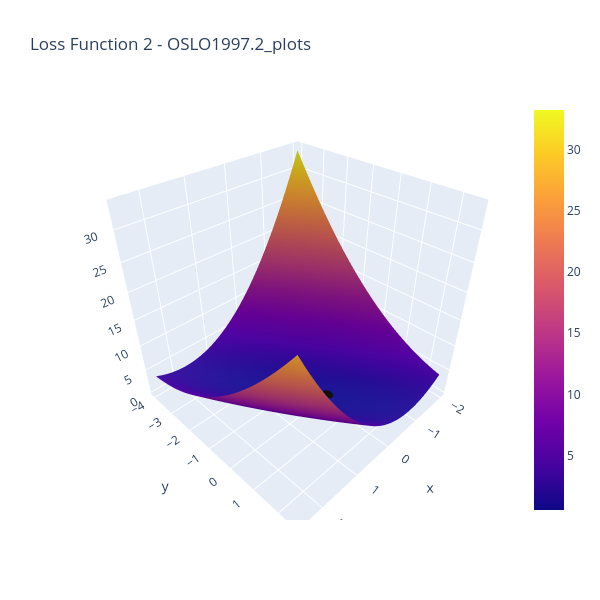

The cell this chart's notebook holds for it:
### Code cell
#Let's look at the new loss path on the function. It should start much closer to the goal

line_marker = dict(color='#101010', width=2)
fig = go.Figure()
fig.add_surface(x=theta1_vals, y=theta0_vals, z=J_vals)
fig.add_scatter3d(x=theta1_history1, y=theta0_history1, z=J_history1, line=line_marker, name='')
#The below line adds a graph of just the loss over iterations in a 2D plane
plt.plot(theta0_history1, theta1_history1, 'r+');
fig.update_layout(title='Loss Function 2 - OSLO1997.2_plots', autosize=True,
                  width=600, height=600, xaxis_title='theta0', 
                 yaxis_title='theta1')
fig.write_image("Loss Function 2 - OSLO1997.2_plots.png")
fig.show()

### Figure 1 — Plotly figure (JSON) as saved in the notebook; plotly's stock layout.template omitted (floating-point values rounded to 4 significant figures; data arrays with more than 128 entries replaced by an {"elided": "..."} marker saying what was removed)
{"data": [{"type": "surface", "x": [-2, -1.955, -1.909, -1.864, -1.818, -1.773, -1.727, -1.682, -1.636, -1.591, -1.545, -1.5, -1.455, -1.409, -1.364, -1.318, -1.273, -1.227, -1.182, -1.136, -1.091, -1.045, -1, -0.9545, -0.9091, -0.8636, -0.8182, -0.7727, -0.7273, -0.6818, -0.6364, -0.5909, -0.5455, -0.5, -0.4545, -0.4091, -0.3636, -0.3182, -0.2727, -0.2273, -0.1818, -0.1364, -0.09091, -0.04545, 0, 0.04545, 0.09091, 0.1364, 0.1818, 0.2273, 0.2727, 0.3182, 0.3636, 0.4091, 0.4545, 0.5, 0.5455, 0.5909, 0.6364, 0.6818, 0.7273, 0.7727, 0.8182, 0.8636, 0.9091, 0.9545, 1, 1.045, 1.091, 1.136, 1.182, 1.227, 1.273, 1.318, 1.364, 1.409, 1.455, 1.5, 1.545, 1.591, 1.636, 1.682, 1.727, 1.773, 1.818, 1.864, 1.909, 1.955, 2, 2.045, 2.091, 2.136, 2.182, 2.227, 2.273, 2.318, 2.364, 2.409, 2.455, 2.5], "y": [-4, -3.934, -3.869, -3.803, -3.737, -3.672, -3.606, -3.54, -3.475, -3.409, -3.343, -3.278, -3.212, -3.146, -3.081, -3.015, -2.949, -2.884, -2.818, -2.753, -2.687, -2.621, -2.556, -2.49, -2.424, -2.359, -2.293, -2.227, -2.162, -2.096, -2.03, -1.965, -1.899, -1.833, -1.768, -1.702, -1.636, -1.571, -1.505, -1.439, -1.374, -1.308, -1.242, -1.177, -1.111, -1.045, -0.9798, -0.9141, -0.8485, -0.7828, -0.7172, -0.6515, -0.5859, -0.5202, -0.4545, -0.3889, -0.3232, -0.2576, -0.1919, -0.1263, -0.06061, 0.005051, 0.07071, 0.1364, 0.202, 0.2677, 0.3333, 0.399, 0.4646, 0.5303, 0.596, 0.6616, 0.7273, 0.7929, 0.8586, 0.9242, 0.9899, 1.056, 1.121, 1.187, 1.253, 1.318, 1.384, 1.449, 1.515, 1.581, 1.646, 1.712, 1.778, 1.843, 1.909, 1.975, 2.04, 2.106, 2.172, 2.237, 2.303, 2.369, 2.434, 2.5], "z": {"elided": "100x100 float values"}}, {"line": {"color": "#101010", "width": 2}, "name": "", "type": "scatter3d", "x": [-0.05184, -0.0175, 0.0007274], "y": [0.1487, 0.1531, 0.1508], "z": [0.5623, 0.5532, 0.5505]}], "layout": {"autosize": true, "height": 600, "scene": {"aspectmode": "auto", "aspectratio": {"x": 1, "y": 1, "z": 1}}, "title": {"text": "Loss Function 2 - OSLO1997.2_plots"}, "width": 600, "xaxis": {"title": {"text": "theta0"}}, "yaxis": {"title": {"text": "theta1"}}}}
